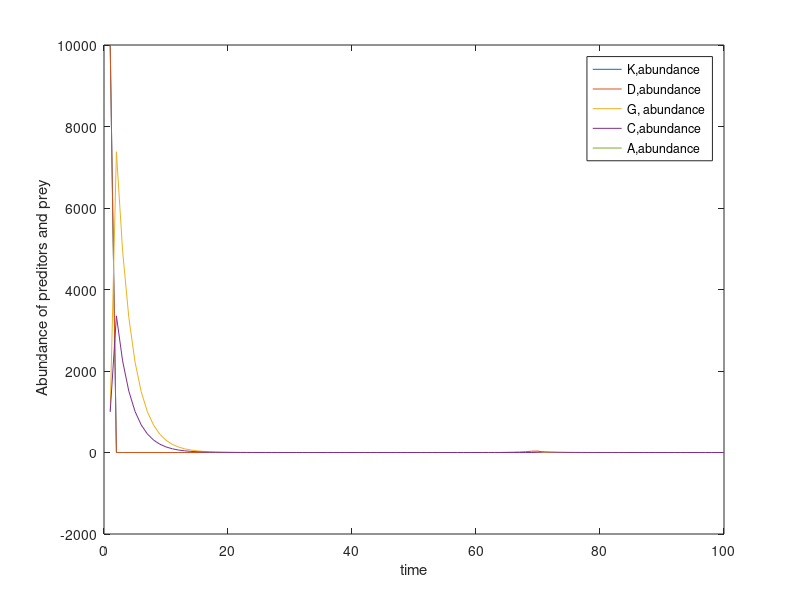

Write the MATLAB code that produced this figure.
%% Nathaniel Cooper project

% Paramters
time=1:100 % time span in years 
rk=0.5 % growth rate of species K
ak=0.2 % capture efficancy of species K

rd=0.5 % growth rate of species D
ad=0.5 % capture efficancy of species D

bk=0.2 % conversion efficancy of prey K
qg=0.4 % death rate of species G

bd=0.2 % conversion efficeancy of prey D
qc=0.4 % death rate of species C

bc=0.5 % conversion efficeancy of prey C
bg=0.5 % conversion efficeancy of prey G
qa=0.5 % death rate of species A

% species K= dK/dt=rk*K-ak*K*G
% species D= dD/dt=rd*D-ad*D*C
% species G= dG/dt=bk*K*G-qg*G
% species C= dC/dt=bd*D*C-qc*C
% species A= dA/dt=(bc*C*A+bg*G*A)-qa*A

function[dy] = LV_Predcom(y,rk,rd,ak,ad,bk,bd,bc,bg,qg,qc,qa)
% Lotka Volterra predator-prey model, linked differential equaitons for
% community
    K = y(1);
    D = y(2);
    G = y(3);
    C = y(4);
    A = y(5);
    dKdt = rk*K-ak*K*G;
    dDdt = rd*D-ad*D*C;
    dGdt = bk*K*G-qg*G;
    dCdt = bd*D*C-qc*C;
    dAdt = (bc*C*A+bg*G*A)-qa*A;
    dy = [dKdt; dDdt; dGdt; dCdt; dAdt];
end

n0=[10000;10000;1000;1000;100]; % starting pop size with 10% biomass at next level 

[T, Y] = ode45(@(t,y) LV_Predcom(y,rk,rd,ak,ad,bk,bd,bc,bg,qg,qc,qa),time,n0); % Solve ODE

figure;
plot(T,Y);
xlabel('time'); ylabel(' Abundance of preditors and prey');
legend({'K,abundance','D,abundance', 'G, abundance','C,abundance','A,abundance'});

